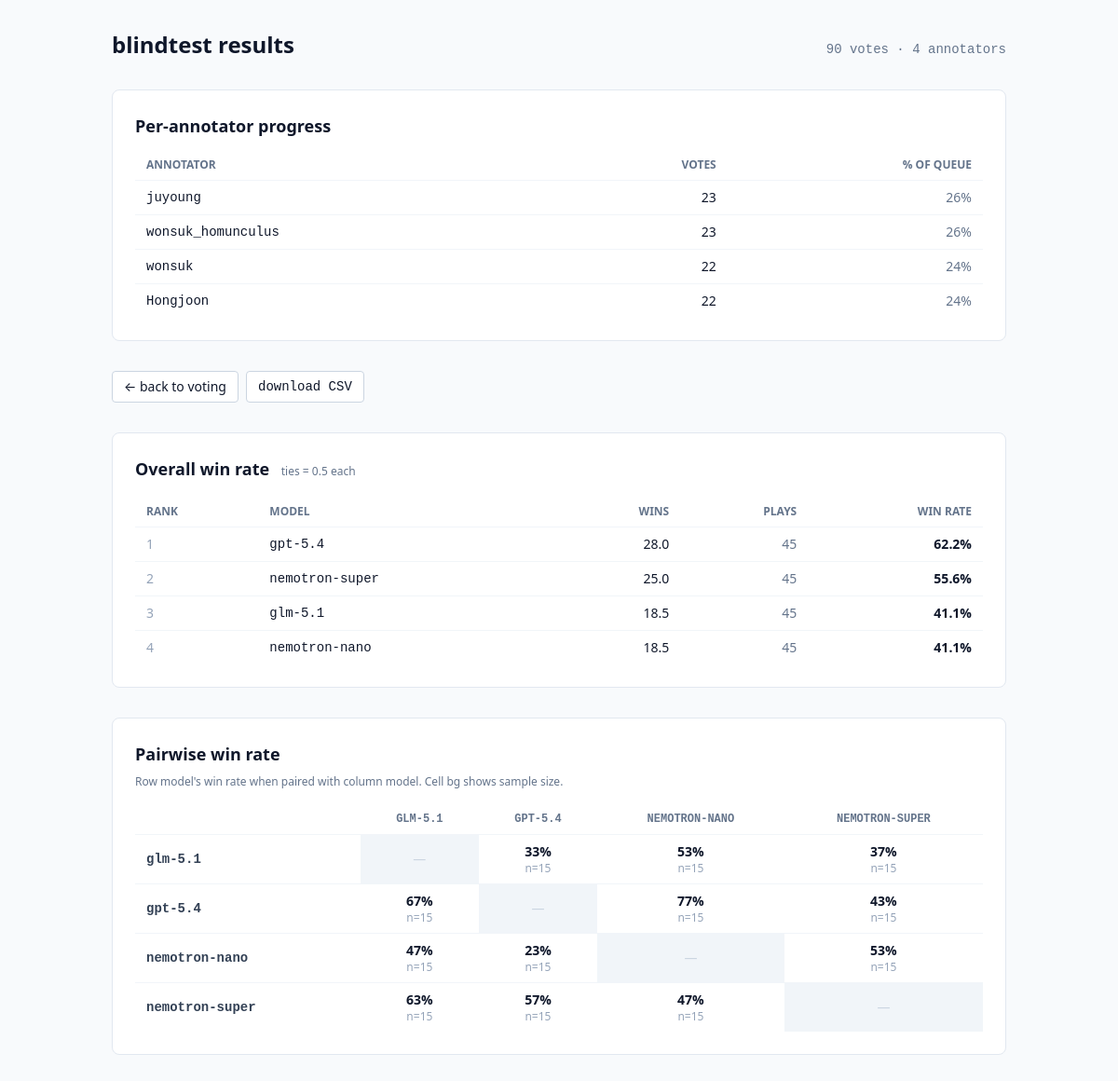
The app's page /results with its own data.
### tables this page shows
CREATE TABLE votes (
            id            INTEGER PRIMARY KEY AUTOINCREMENT,
            annotator_id  TEXT NOT NULL,
            pair_id       TEXT NOT NULL,
            seed_id       TEXT NOT NULL,
            model_left    TEXT NOT NULL,
            model_right   TEXT NOT NULL,
            winner        TEXT NOT NULL CHECK(winner IN ('left', 'tie', 'right')),
            voted_at      TEXT NOT NULL,
            UNIQUE(annotator_id, pair_id)
        );

### app.py (the view)
@app.get("/results", response_class=HTMLResponse)
def results(request: Request):
    queue = load_queue()
    models = sorted({p["model_a"] for p in queue} | {p["model_b"] for p in queue})
    with db() as conn:
        rows = conn.execute(
            "SELECT annotator_id, pair_id, seed_id, model_left, model_right, winner, voted_at "
            "FROM votes ORDER BY voted_at"
        ).fetchall()
    wins: dict[str, float] = {m: 0.0 for m in models}
    plays: dict[str, int] = {m: 0 for m in models}
    matrix: dict[str, dict[str, float]] = {a: {b: 0.0 for b in models} for a in models}
    pair_counts: dict[str, dict[str, int]] = {a: {b: 0 for b in models} for a in models}
    per_annotator: dict[str, int] = {}
    for ann, _pid, _seed, ml, mr, w, _vat in rows:
        per_annotator[ann] = per_annotator.get(ann, 0) + 1
        plays[ml] += 1
        plays[mr] += 1
        pair_counts[ml][mr] += 1
        pair_counts[mr][ml] += 1
        if w == "left":
            wins[ml] += 1
            matrix[ml][mr] += 1
        elif w == "right":
            wins[mr] += 1
            matrix[mr][ml] += 1
        else:
            wins[ml] += 0.5
            wins[mr] += 0.5
            matrix[ml][mr] += 0.5
            matrix[mr][ml] += 0.5
    win_rate = {m: (wins[m] / plays[m] if plays[m] else 0.0) for m in models}
    leaderboard = sorted(models, key=lambda m: -win_rate[m])
    pair_win_rate: dict[str, dict[str, float | None]] = {}
    for a in models:
        pair_win_rate[a] = {}
        for b in models:
            if a == b or pair_counts[a][b] == 0:
                pair_win_rate[a][b] = None
            else:
                pair_win_rate[a][b] = matrix[a][b] / pair_counts[a][b]
    return templates.TemplateResponse(request, "results.html", {
        "models": models,
        "leaderboard": leaderboard,
        "wins": wins,
        "plays": plays,
        "win_rate": win_rate,
        "pair_win_rate": pair_win_rate,
        "pair_counts": pair_counts,
        "per_annotator": sorted(per_annotator.items(), key=lambda x: -x[1]),
        "total_votes": len(rows),
        "total_pairs": len(queue),
    })

### templates/results.html (shortened to what this page needs)
<!doctype html>
<html lang="en">
<head>
  <script src="https://cdn.tailwindcss.com"></script>
</head>
<body class="bg-slate-50 text-slate-900">
<div class="max-w-5xl mx-auto p-8 space-y-8">
  <header class="flex items-baseline justify-between">
    <h1 class="text-2xl font-semibold">blindtest results</h1>
    <div class="text-sm text-slate-500 font-mono">
      {{ total_votes }} votes · {{ per_annotator|length }} annotators
    </div>
  </header>
  {% if per_annotator %}
  <section class="bg-white border border-slate-200 rounded-lg p-6">
    <h2 class="text-lg font-semibold mb-3">Per-annotator progress</h2>
    <table class="w-full text-sm">
      <thead class="text-xs uppercase text-slate-500">
        <tr><th class="text-left">annotator</th><th class="text-right">votes</th><th class="text-right">% of queue</th></tr>
      </thead>
      <tbody>
        {% for ann, n in per_annotator %}
        <tr class="border-t border-slate-100">
          <td class="font-mono">{{ ann }}</td>
          <td class="text-right">{{ n }}</td>
          <td class="text-right text-slate-500">{{ "%.0f%%"|format(n / total_pairs * 100) }}</td>
        </tr>
        {% endfor %}
      </tbody>
    </table>
  </section>
  {% endif %}
  <div class="flex gap-2 text-sm">
    <a href="/" class="px-3 py-1.5 rounded bg-white border border-slate-300 hover:bg-slate-100">← back to voting</a>
    <a href="/export.csv" class="px-3 py-1.5 rounded bg-white border border-slate-300 hover:bg-slate-100 font-mono">download CSV</a>
  </div>
  <section class="bg-white border border-slate-200 rounded-lg p-6">
    <h2 class="text-lg font-semibold mb-4">Overall win rate <span class="text-xs font-normal text-slate-500 ml-2">ties = 0.5 each</span></h2>
    <table class="w-full text-sm">
      <thead class="text-xs uppercase text-slate-500">
        <tr><th class="text-left">rank</th><th class="text-left">model</th><th class="text-right">wins</th><th class="text-right">plays</th><th class="text-right">win rate</th></tr>
      </thead>
      <tbody>
        {% for m in leaderboard %}
        <tr class="border-t border-slate-100">
          <td class="text-slate-400">{{ loop.index }}</td>
          <td class="font-mono">{{ m }}</td>
          <td class="text-right">{{ "%.1f"|format(wins[m]) }}</td>
          <td class="text-right text-slate-500">{{ plays[m] }}</td>
          <td class="text-right font-semibold">{{ "%.1f%%"|format(win_rate[m] * 100) }}</td>
        </tr>
        {% endfor %}
      </tbody>
    </table>
  </section>
  <section class="bg-white border border-slate-200 rounded-lg p-6">
    <h2 class="text-lg font-semibold mb-2">Pairwise win rate</h2>
    <p class="text-xs text-slate-500 mb-4">Row model's win rate when paired with column model. Cell bg shows sample size.</p>
    <table class="w-full text-sm">
      <thead class="text-xs uppercase text-slate-500">
        <tr>
          <th></th>
          {% for b in models %}<th class="text-center font-mono">{{ b }}</th>{% endfor %}
        </tr>
      </thead>
      <tbody>
        {% for a in models %}
        <tr class="border-t border-slate-100">
          <th class="text-left font-mono text-slate-700">{{ a }}</th>
          {% for b in models %}
            {% set wr = pair_win_rate[a][b] %}
            {% set n = pair_counts[a][b] %}
            <td class="text-center {% if a == b %}bg-slate-100 text-slate-300{% elif wr is none %}text-slate-300{% endif %}">
              {% if a == b %}—
              {% elif wr is none %}·
              {% else %}
                <div class="font-semibold">{{ "%.0f%%"|format(wr * 100) }}</div>
                <div class="text-xs text-slate-400">n={{ n }}</div>
              {% endif %}
            </td>
          {% endfor %}
        </tr>
        {% endfor %}
      </tbody>
    </table>
  </section>
</div>
</body>
</html>

### templates/results.html (style rules this page uses)
body { font-family: ui-sans-serif, system-ui, -apple-system, sans-serif; }
td, th { padding: 0.5rem 0.75rem; }

### records on screen
votes: annotator "juyoung", n "23", n "26%"
votes: annotator "wonsuk_homunculus", n "23", n "26%"
votes: annotator "wonsuk", n "22", n "24%"
votes: annotator "Hongjoon", n "22", n "24%"

### other values on screen
{{ total_votes }} "90"
{{ per_annotator|length }} "4"
{{ m }} "gpt-5.4" "nemotron-super" "glm-5.1" "nemotron-nano"
{{ "%.1f"|format(wins[m]) }} "28.0" "25.0" "18.5" "18.5"
{{ plays[m] }} "45" "45" "45" "45"
{{ "%.1f%%"|format(win_rate[m] * 100) }} "62.2%" "55.6%" "41.1%" "41.1%"
{{ b }} "GLM-5.1" "GPT-5.4" "NEMOTRON-NANO" "NEMOTRON-SUPER"
{{ a }} "glm-5.1" "gpt-5.4" "nemotron-nano" "nemotron-super"
{{ "%.0f%%"|format(wr * 100) }} "33%" "53%" "37%" "67%" "77%" "43%" "47%" "23%" "53%" "63%" "57%" "47%"
{{ n }} "15" "15" "15" "15" "15" "15" "15" "15" "15" "15" "15" "15"
